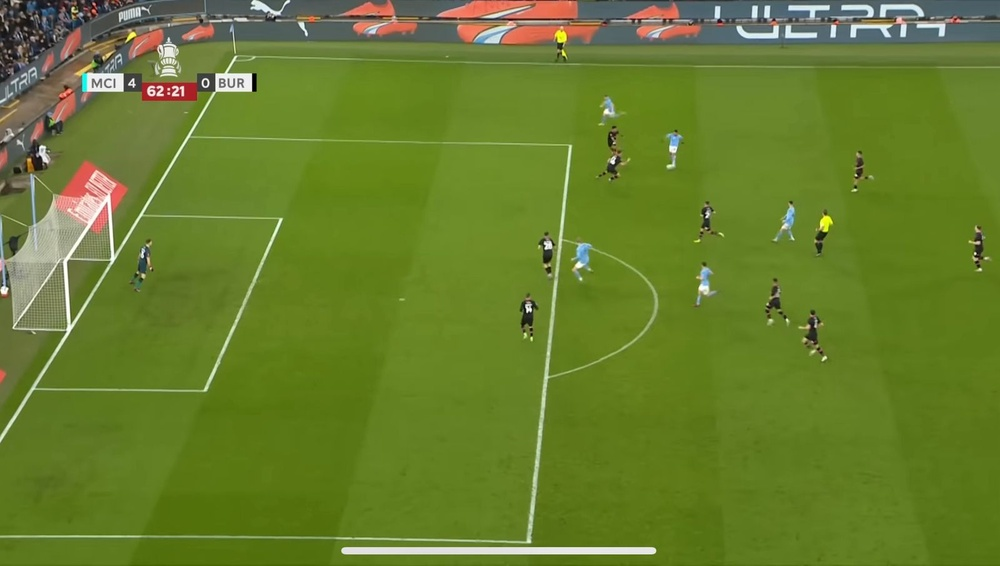
#> input picture data/example-image.jpeg, 1000 x 566 px, shrunk from 1600 x 906 before the run, found by its file name
$ jupyter execute --allow-errors Detect_offside.ipynb   (shell and % lines are left out)
#> lines starting #> are read from the running program, lines starting #| are printed output that depends on the picture
[cell 1]
import cv2
import numpy as np
from google.colab.patches import cv2_imshow

# تحميل الصورة
frame = cv2.imread("/content/example-image.jpeg")
#> frame is the input picture: shape (566, 1000, 3); mean B, G, R 44.6, 125.8, 103.3
if frame is None:
    raise ValueError("تأكد من مسار الصورة")

gray = cv2.cvtColor(frame, cv2.COLOR_BGR2GRAY)
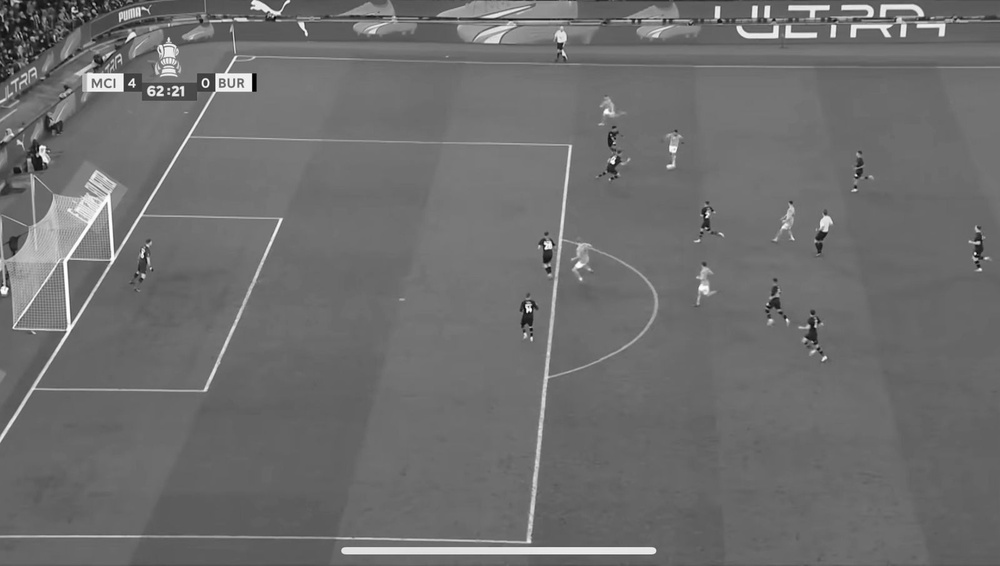
#> gray: shape (566, 1000); min 0, max 255, mean 109.9
blurred = cv2.GaussianBlur(gray, (5, 5), 0)
edges = cv2.Canny(blurred, 50, 150)
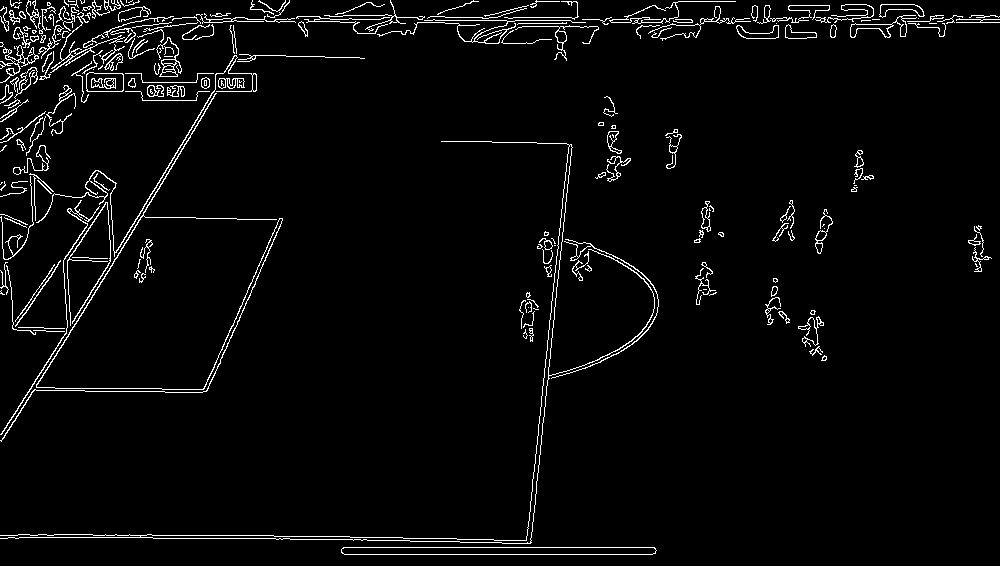
#> edges: shape (566, 1000); 3.4% white in thin lines or dots

# كشف الخطوط
lines = cv2.HoughLinesP(edges, 1, np.pi / 180, threshold=100, minLineLength=80, maxLineGap=10)
#> lines = 32 rows, first 6: [574, 19, 743, 19], [1, 17, 94, 17], [525, 554, 568, 144], [424, 20, 570, 20], [2, 433, 165, 172], [343, 547, 654, 547]
filtered_lines = []
if lines is not None:
    for line in lines:
        x1, y1, x2, y2 = line[0]
        length = np.sqrt((x2 - x1) ** 2 + (y2 - y1) ** 2)
        if length > 200:
            filtered_lines.append(((x1, y1), (x2, y2), length))
#> this loop made 32 passes
#> (x1, y1, x2, y2, length) on passes 1 to 12: (574, 19, 743, 19, 169), (1, 17, 94, 17, 93), (525, 554, 568, 144, 412.2), (424, 20, 570, 20, 146), (2, 433, 165, 172, 307.7), (343, 547, 654, 547, 311), (344, 554, 652, 554, 308), (223, 21, 339, 21, 116), (602, 22, 703, 22, 101), (530, 543, 571, 146, 399.1), (410, 541, 501, 542, 91.01), (78, 320, 236, 58, 306)
#> after the loop, filtered_lines = [((525, 554), (568, 144), 412.2), ((2, 433), (165, 172), 307.7), ((343, 547), (654, 547), 311), ((344, 554), (652, 554), 308), ((530, 543), (571, 146), 399.1), ((78, 320), (236, 58), 306), ((117, 257), (239, 54), 236.8)]

filtered_lines = sorted(filtered_lines, key=lambda x: -x[2])[:4]
#> filtered_lines = [((525, 554), (568, 144), 412.2), ((530, 543), (571, 146), 399.1), ((343, 547), (654, 547), 311), ((344, 554), (652, 554), 308)]
line_names = ["Goal Line", "Half Line", "Side Line", "Box Line"]

box_line = None
#> (the rest of this cell did not finish here and is left out)
